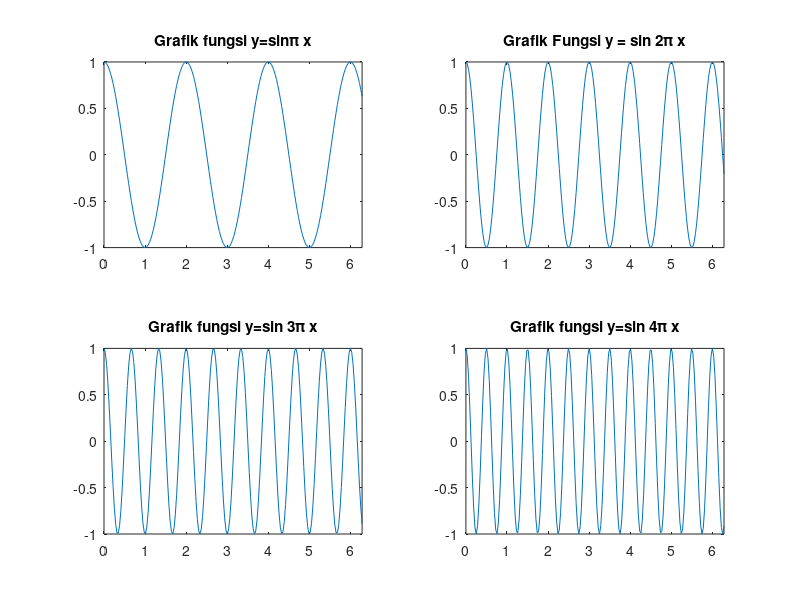

The MATLAB source for this figure:
clear all
clc
x=linspace(0,2*pi,200),
subplot(2,2,1),
y1=cos(pi*x);
plot(x,y1)
xlim([0,2*pi])
title('Grafik fungsi y=sin\pi x')
subplot(2,2,2)
y2=cos(2*pi*x);
plot(x,y2)
xlim([0 2*pi])
title('Grafik Fungsi y = sin 2\pi x')
subplot(2,2,3)
y3=cos(3*pi*x)
plot(x,y3)
xlim([0 2*pi])
title ('Grafik fungsi y=sin 3\pi x')
subplot(2,2,4)
y4=cos(4*pi*x);
plot(x,y4)
xlim([0 2*pi])
title('Grafik fungsi y=sin 4\pi x')
